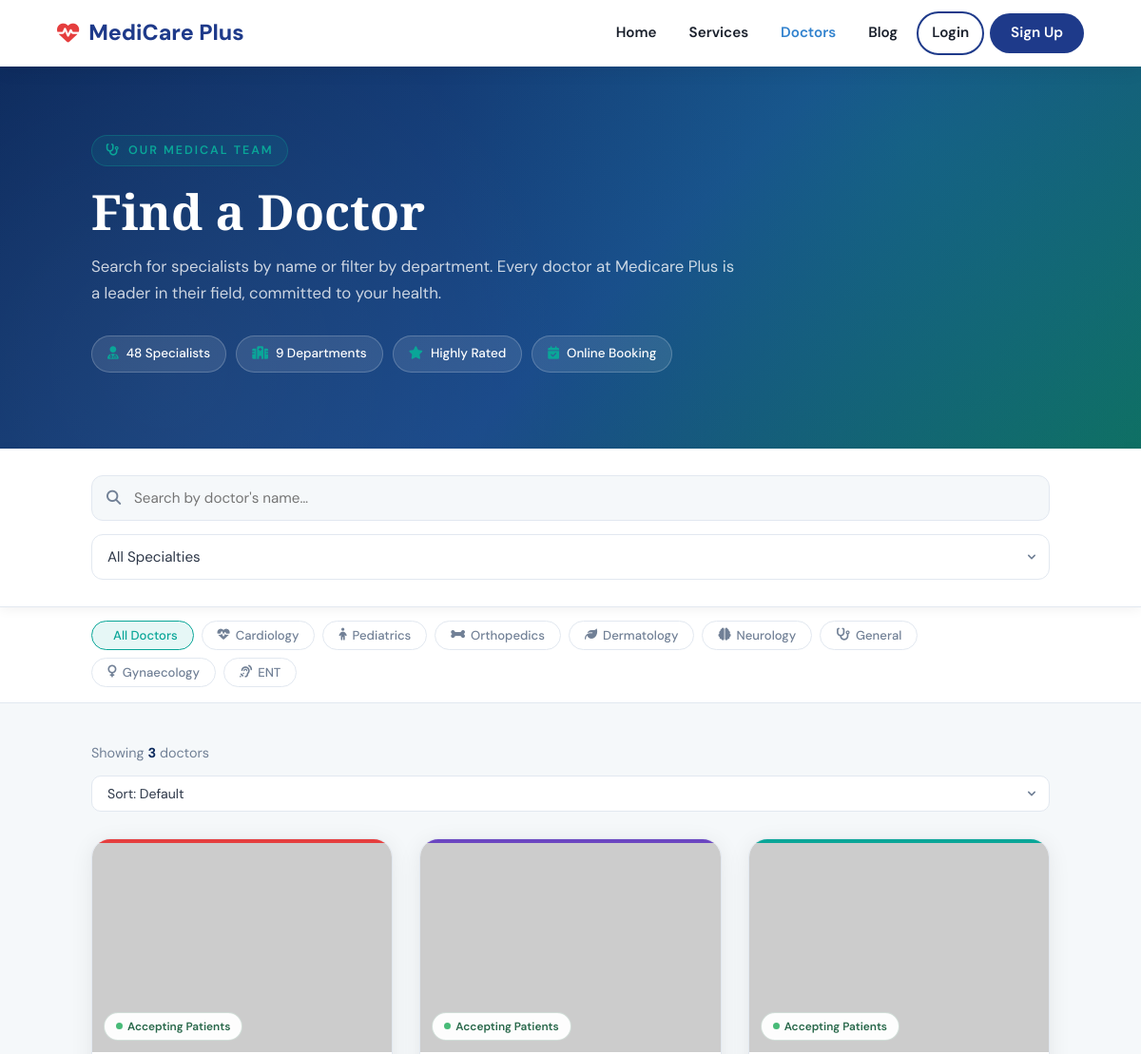
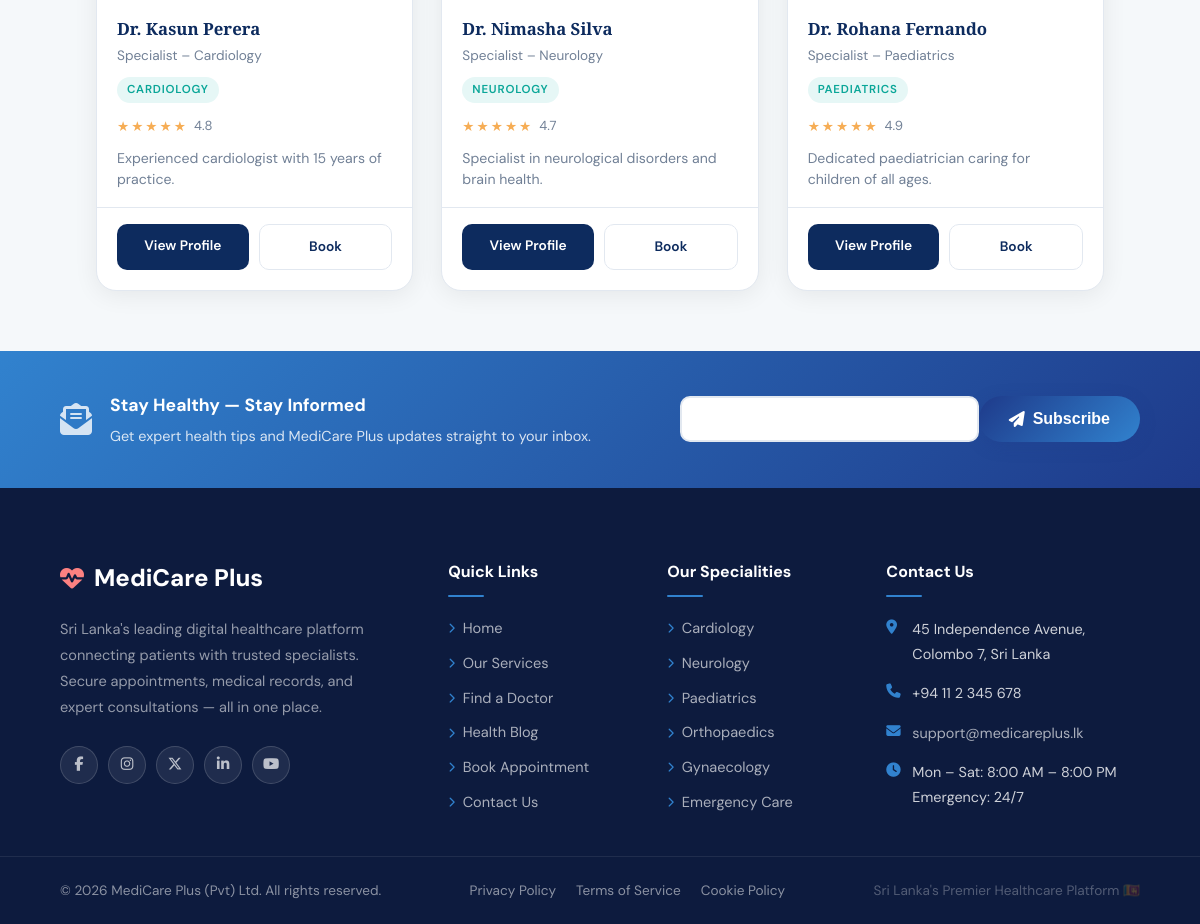
The app's page /doctors.php with its own data (2 pictures, top to bottom).
### tables this page shows
CREATE TABLE IF NOT EXISTS `doctors` (
  `id`               INT UNSIGNED  NOT NULL AUTO_INCREMENT,
  `user_id`          INT UNSIGNED  NOT NULL UNIQUE,
  `specialization`   VARCHAR(150)  NOT NULL,
  `qualifications`   VARCHAR(500)  DEFAULT NULL,
  `experience_years` INT UNSIGNED  NOT NULL DEFAULT 0,
  `consultation_fee` DECIMAL(10,2) NOT NULL DEFAULT 0.00,
  `availability`     VARCHAR(255)  DEFAULT 'Mon-Fri 9am-5pm',
  `rating`           DECIMAL(3,1)  NOT NULL DEFAULT 0.0,
  `profile_image`    VARCHAR(255)  DEFAULT 'default-doc.jpg',
  `bio`              TEXT          DEFAULT NULL,
  `created_at`       TIMESTAMP     NOT NULL DEFAULT CURRENT_TIMESTAMP,
  PRIMARY KEY (`id`),
  FOREIGN KEY (`user_id`) REFERENCES `users`(`id`) ON DELETE CASCADE
);

### doctors.php (the view, shortened to what this page needs)
<!DOCTYPE html>
<html lang="en">
<head>
    <link rel="stylesheet" href="assets/css/HomeStyles.css?v=3.0">
</head>
<body>
    <?php include 'nav_only.php'; ?>
    <div class="doctors-hero">
        <div class="doctors-hero-inner">
            <span class="hero-eyebrow">
                <i class="fa-solid fa-stethoscope"></i> Our Medical Team
            </span>
            <h1>Find a Doctor</h1>
            <p>Search for specialists by name or filter by department. Every doctor at Medicare Plus is a leader in their field, committed to your health.</p>
            <div class="hero-chips">
                <span class="hero-chip"><i class="fa-solid fa-user-doctor"></i> 48 Specialists</span>
                <span class="hero-chip"><i class="fa-solid fa-hospital"></i> 9 Departments</span>
                <span class="hero-chip"><i class="fa-solid fa-star"></i> Highly Rated</span>
                <span class="hero-chip"><i class="fa-solid fa-calendar-check"></i> Online Booking</span>
            </div>
        </div>
    </div>
    <div class="search-section">
        <div class="search-row">
            <div class="search-input-wrap">
                <i class="fa-solid fa-magnifying-glass"></i>
                <input type="text" id="doctorName" placeholder="Search by doctor's name…" autocomplete="off">
            </div>
            <select id="doctorSpecialty" class="sort-select" style="height:48px; border-radius:12px; min-width:200px; font-size:0.95rem;">
                <option value="all">All Specialties</option>
            </select>
        </div>
    </div>
    <div class="specialty-pills" style="background:#fff; border-bottom:1px solid var(--border); padding-bottom:16px;">
        <button class="spec-pill active" data-specialty="all" onclick="filterByPill(this, 'all')">
            <i class="fa-solid fa-grid-2"></i> All Doctors
        </button>
        <button class="spec-pill" data-specialty="Cardiology" onclick="filterByPill(this, 'Cardiology')">
            <i class="fa-solid fa-heart-pulse"></i> Cardiology
        </button>
        <button class="spec-pill" data-specialty="Pediatrics" onclick="filterByPill(this, 'Pediatrics')">
            <i class="fa-solid fa-child"></i> Pediatrics
        </button>
        <button class="spec-pill" data-specialty="Orthopedics" onclick="filterByPill(this, 'Orthopedics')">
            <i class="fa-solid fa-bone"></i> Orthopedics
        </button>
        <button class="spec-pill" data-specialty="Dermatology" onclick="filterByPill(this, 'Dermatology')">
            <i class="fa-solid fa-leaf"></i> Dermatology
        </button>
        <button class="spec-pill" data-specialty="Neurology" onclick="filterByPill(this, 'Neurology')">
            <i class="fa-solid fa-brain"></i> Neurology
        </button>
        <button class="spec-pill" data-specialty="General Practitioner" onclick="filterByPill(this, 'General Practitioner')">
            <i class="fa-solid fa-stethoscope"></i> General
        </button>
        <button class="spec-pill" data-specialty="Gynaecology" onclick="filterByPill(this, 'Gynaecology')">
            <i class="fa-solid fa-venus"></i> Gynaecology
        </button>
        <button class="spec-pill" data-specialty="ENT" onclick="filterByPill(this, 'ENT')">
            <i class="fa-solid fa-ear-listen"></i> ENT
        </button>
    </div>
    <main class="doctors-main">
        <div class="results-meta">
            <p class="results-count">Showing <strong id="resultCount">0</strong> doctors</p>
            <select class="sort-select" id="sortSelect" onchange="sortDoctors(this.value)">
                <option value="default">Sort: Default</option>
            </select>
        </div>
        <div class="doctor-grid" id="allDoctorsList">
            <?php
            if (isset($conn)) {
                $sql = "SELECT d.id, d.user_id, d.specialization, d.rating, d.bio, d.profile_image, d.consultation_fee, d.availability,
                        u.first_name, u.last_name,
                        CONCAT(u.first_name, ' ', u.last_name) as full_name
                        FROM doctors d
                        JOIN users u ON d.user_id = u.id
                        WHERE u.status = 'active'
                        ORDER BY u.first_name ASC";
                $result = mysqli_query($conn, $sql);
                if ($result && mysqli_num_rows($result) > 0) {
                    while ($row = mysqli_fetch_assoc($result)) {
                        $doc_id   = (int)$row['id'];
                        $name     = htmlspecialchars($row['full_name']);
                        $specialty = htmlspecialchars($row['specialization']);
                        $title    = 'Specialist – ' . htmlspecialchars($row['specialization']);
                        $bio      = strip_tags($row['bio'] ?? '');
                        $spec_colors = [
                            'Cardiology'           => 'e53e3e',
                            'Neurology'            => '6b46c1',
                            'Pediatrics'           => 'dd6b20',
                            'Paediatrics'          => 'dd6b20',
                            'Dermatology'          => 'd69e2e',
                            'Orthopedics'          => '2b6cb0',
                            'Orthopaedics'         => '2b6cb0',
                            'General Practitioner' => '2f855a',
                            'Gynaecology'          => 'c0286c',
                            'ENT'                  => 'c05621',
                            'Endocrinology'        => '276749',
                        ];
                        $avatar_bg  = $spec_colors[$row['specialization']] ?? '0aa698';
                        $avatar_url = "https://ui-avatars.com/api/?name=" . urlencode($row['first_name'] . '+' . $row['last_name']) . "&size=300&background={$avatar_bg}&color=fff&bold=true&font-size=0.38";
                        $img_file   = $row['profile_image'] ?? '';
                        if (!empty($img_file) && $img_file !== 'default-doc.jpg' && !preg_match('/^https?:\/\//', $img_file)) {
                            $img = htmlspecialchars('assets/images/' . $img_file);
                        } elseif (!empty($img_file) && preg_match('/^https?:\/\//', $img_file)) {
                            $img = htmlspecialchars($img_file);
                        } else {
                            $img = $avatar_url;
                        }
                        $fallback_img = $avatar_url;
                        $rating   = $row['rating'] ? round($row['rating'], 1) : 0;
                        $full_stars = floor($rating);
                        $has_half = ($rating - $full_stars) >= 0.5;
                        $stars_html = '';
                        for ($i = 1; $i <= 5; $i++) {
                            if ($i <= $full_stars) $stars_html .= '★';
                            elseif ($i == $full_stars + 1 && $has_half) $stars_html .= '★';
                            else $stars_html .= '☆';
                        }
            ?>
                        <div class="doctor-card" data-name="<?php echo $name; ?>" data-specialty="<?php echo $specialty; ?>" data-rating="<?php echo $rating; ?>">
                            <div class="doc-specialty-bar"></div>
                            <div class="doc-img-wrap">
                                <img src="<?php echo $img; ?>" alt="<?php echo $name; ?>" loading="lazy" onerror="this.src='<?php echo $fallback_img; ?>'">
                                <span class="doc-avail"><span class="dot"></span> Accepting Patients</span>
                            </div>
                            <div class="doc-body">
                                <h4>Dr. <?php echo $name; ?></h4>
                                <p class="doc-title"><?php echo $title; ?></p>
                                <div class="doc-tags">
                                    <span class="doc-tag"><?php echo $specialty; ?></span>
                                </div>
                                <?php if ($rating > 0): ?>
                                    <div class="doc-rating">
                                        <span class="stars"><?php echo $stars_html; ?></span>
                                        <span class="rating-num"><?php echo "$rating"; ?></span>
                                    </div>
                                <?php else: ?>
                                    <div class="doc-rating"><span class="rating-num" style="color:#aaa;">No reviews yet</span></div>
                                <?php endif; ?>
                                <?php if ($bio): ?>
                                    <p class="doc-bio"><?php echo htmlspecialchars($bio); ?></p>
                                <?php endif; ?>
                            </div>
                            <div class="doc-footer">
                                <a href="doctor-profile.php?id=<?php echo $doc_id; ?>" class="doc-btn doc-btn-primary">View Profile</a>
                                <a href="book_appointment.php?doctor_id=<?php echo $doc_id; ?>" class="doc-btn doc-btn-outline">Book</a>
                            </div>
                        </div>
                    <?php
                    }
                }
            }
            ?>
        </div>
    </main>
    <?php include 'footer_bare.php'; ?>
</body>
</html>

### nav_only.php (shortened to what this page needs)
<?php
$isLoggedIn    = isset($_SESSION['user_id']);
$userRole      = $_SESSION['role'] ?? ($_SESSION['user_role'] ?? 'guest');
$dashboardLink = $isLoggedIn ? "dashboard_" . strtolower($userRole) . ".php" : "Login.php";
$currentPage   = basename($_SERVER['PHP_SELF']);
if (!function_exists('navActive')) {
    function navActive($page, $current) { return strpos($current, $page) !== false ? 'active' : ''; }
}
?>
<header class="main-header">
    <div class="header-container">
        <a href="Home.php" class="logo"><i class="fas fa-heartbeat"></i> MediCare Plus</a>
        <nav class="nav-links" id="navLinks">
            <a href="Home.php" class="<?= navActive('Home',$currentPage) ?>">Home</a>
            <a href="services.php" class="<?= navActive('services',$currentPage) ?>">Services</a>
            <a href="doctors.php" class="<?= navActive('doctors',$currentPage) ?>">Doctors</a>
            <a href="blog.php" class="<?= navActive('blog',$currentPage) ?>">Blog</a>
            <?php if ($isLoggedIn): ?>
                <a href="<?= htmlspecialchars($dashboardLink) ?>" class="btn-dashboard <?= navActive('dashboard',$currentPage) ?>"><i class="fas fa-user-circle"></i> Dashboard</a>
                <a href="logout.php" class="btn-logout">Logout</a>
            <?php else: ?>
                <a href="Login.php" class="btn-login">Login</a>
                <a href="register.php" class="btn-signup">Sign Up</a>
            <?php endif; ?>
        </nav>
    </div>
</header>

### footer_bare.php (shortened to what this page needs)
<footer class="site-footer">
    <div class="footer-newsletter">
        <div class="newsletter-inner">
            <div class="newsletter-text">
                <i class="fas fa-envelope-open-text"></i>
                <div>
                    <strong>Stay Healthy — Stay Informed</strong>
                    <p>Get expert health tips and MediCare Plus updates straight to your inbox.</p>
                </div>
            </div>
            <form class="newsletter-form" onsubmit="handleNewsletter(event)">
                <input type="email" placeholder="Enter your email address..." required>
                <button type="submit"><i class="fas fa-paper-plane"></i> Subscribe</button>
            </form>
        </div>
    </div>
    <div class="footer-body">
        <div class="footer-inner">
            <div class="footer-brand">
                <a href="Home.php" class="footer-logo">
                    <i class="fas fa-heartbeat"></i> MediCare Plus
                </a>
                <p>Sri Lanka's leading digital healthcare platform connecting patients with trusted specialists. Secure appointments, medical records, and expert consultations — all in one place.</p>
                <div class="footer-socials">
                    <a href="#" aria-label="Facebook"><i class="fab fa-facebook-f"></i></a>
                    <a href="#" aria-label="Instagram"><i class="fab fa-instagram"></i></a>
                    <a href="#" aria-label="Twitter"><i class="fab fa-x-twitter"></i></a>
                    <a href="#" aria-label="LinkedIn"><i class="fab fa-linkedin-in"></i></a>
                    <a href="#" aria-label="YouTube"><i class="fab fa-youtube"></i></a>
                </div>
            </div>
            <div class="footer-col">
                <h4>Quick Links</h4>
                <ul>
                    <li><a href="Home.php"><i class="fas fa-chevron-right"></i> Home</a></li>
                    <li><a href="services.php"><i class="fas fa-chevron-right"></i> Our Services</a></li>
                    <li><a href="doctors.php"><i class="fas fa-chevron-right"></i> Find a Doctor</a></li>
                    <li><a href="blog.php"><i class="fas fa-chevron-right"></i> Health Blog</a></li>
                    <li><a href="book_appointment.php"><i class="fas fa-chevron-right"></i> Book Appointment</a></li>
                    <li><a href="contact.php"><i class="fas fa-chevron-right"></i> Contact Us</a></li>
                </ul>
            </div>
            <div class="footer-col">
                <h4>Our Specialities</h4>
                <ul>
                    <li><a href="services.php"><i class="fas fa-chevron-right"></i> Cardiology</a></li>
                    <li><a href="services.php"><i class="fas fa-chevron-right"></i> Neurology</a></li>
                    <li><a href="services.php"><i class="fas fa-chevron-right"></i> Paediatrics</a></li>
                    <li><a href="services.php"><i class="fas fa-chevron-right"></i> Orthopaedics</a></li>
                    <li><a href="services.php"><i class="fas fa-chevron-right"></i> Gynaecology</a></li>
                    <li><a href="services.php"><i class="fas fa-chevron-right"></i> Emergency Care</a></li>
                </ul>
            </div>
            <div class="footer-col">
                <h4>Contact Us</h4>
                <div class="footer-contact-list">
                    <div class="fc-item">
                        <i class="fas fa-map-marker-alt"></i>
                        <span>45 Independence Avenue,<br>Colombo 7, Sri Lanka</span>
                    </div>
                    <div class="fc-item">
                        <i class="fas fa-phone"></i>
                        <span>+94 11 2 345 678</span>
                    </div>
                    <div class="fc-item">
                        <i class="fas fa-envelope"></i>
                        <a href="mailto:support@medicareplus.lk">support@medicareplus.lk</a>
                    </div>
                    <div class="fc-item">
                        <i class="fas fa-clock"></i>
                        <span>Mon – Sat: 8:00 AM – 8:00 PM<br>Emergency: 24/7</span>
                    </div>
                </div>
            </div>
        </div>
    </div>
    <div class="footer-bottom">
        <div class="footer-bottom-inner">
            <p>&copy; <?php echo date('Y'); ?> MediCare Plus (Pvt) Ltd. All rights reserved.</p>
            <div class="footer-bottom-links">
                <a href="#">Privacy Policy</a>
                <a href="#">Terms of Service</a>
                <a href="#">Cookie Policy</a>
            </div>
            <p class="footer-made">Sri Lanka's Premier Healthcare Platform 🇱🇰</p>
        </div>
    </div>
</footer>

### nav_only.php (style rules this page uses)
body { padding-top: 70px; }
.nav-links a.active { color:var(--secondary-blue, #3182ce) !important; }

### records on screen
doctors: name "Kasun Perera", specialization "Specialist – Cardiology", specialization "CARDIOLOGY", stars_html "★★★★★", rating "4.8", bio "Experienced cardiologist with 15 years of practice."
doctors: name "Nimasha Silva", specialization "Specialist – Neurology", specialization "NEUROLOGY", stars_html "★★★★★", rating "4.7", bio "Specialist in neurological disorders and brain health."
doctors: name "Rohana Fernando", specialization "Specialist – Paediatrics", specialization "PAEDIATRICS", stars_html "★★★★★", rating "4.9", bio "Dedicated paediatrician caring for children of all ages."
